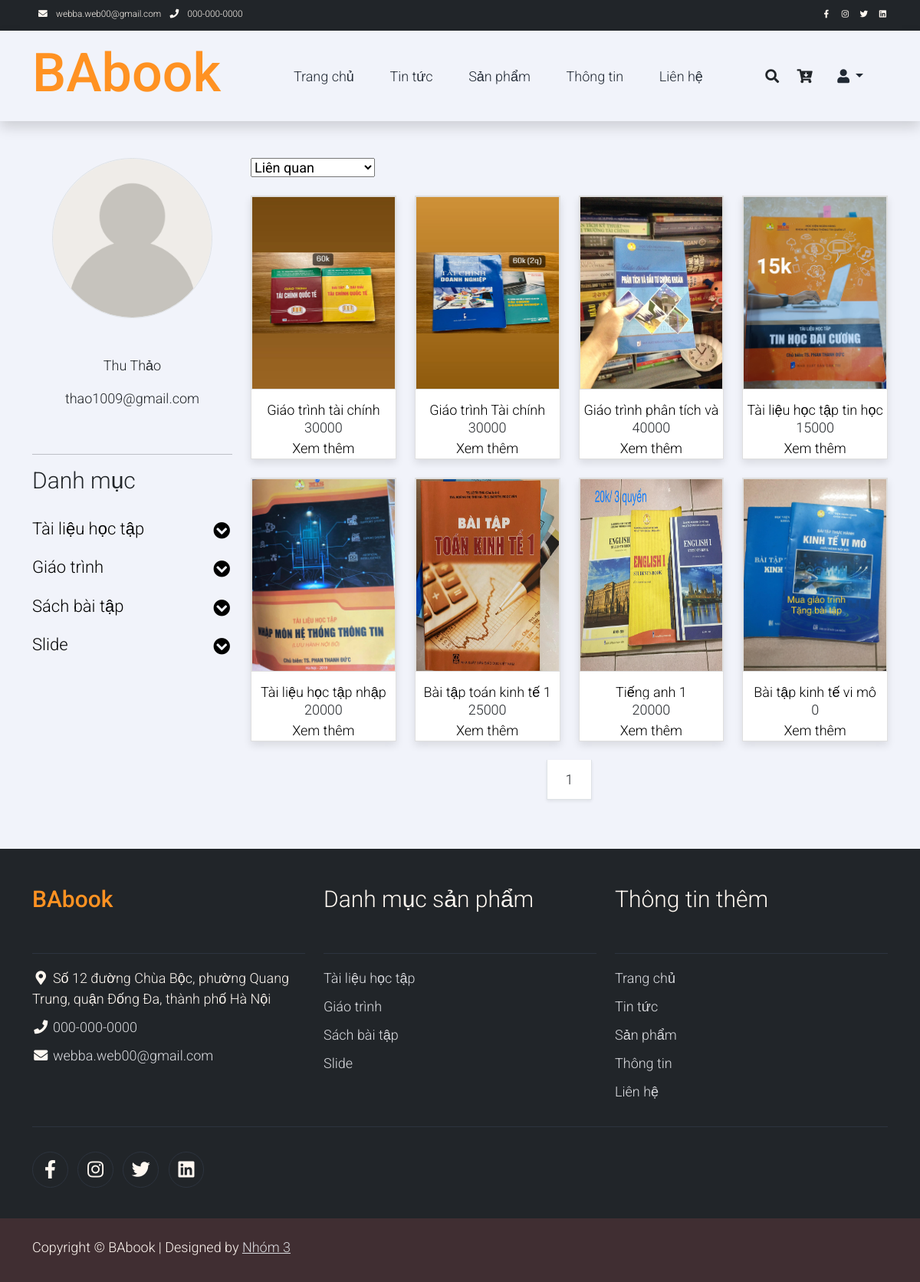
The page /nguoi_dang.php?id=40 on the database its author committed.
### tables this page shows
CREATE TABLE `user` (
  `user_id` int(11) NOT NULL,
  `user_hoten` varchar(200) NOT NULL,
  `email` varchar(100) NOT NULL,
  `sdt` varchar(20) NOT NULL,
  `dia_chi` varchar(300) DEFAULT NULL,
  `password` varchar(32) NOT NULL,
  `created_at` timestamp NOT NULL DEFAULT current_timestamp()
);

CREATE TABLE `danhmucsp` (
  `dm_id` int(11) NOT NULL,
  `dm_ten_danh_muc` varchar(200) NOT NULL,
  `dm_anh_minh_hoa` varchar(200) DEFAULT NULL
);

CREATE TABLE `sanpham` (
  `sp_id` int(11) NOT NULL,
  `dm_id` int(11) NOT NULL,
  `tl_id` int(11) NOT NULL,
  `sp_tensp` varchar(250) NOT NULL,
  `sp_anh_minh_hoa` varchar(500) DEFAULT NULL,
  `sp_gia` int(11) NOT NULL,
  `sp_mo_ta` text DEFAULT NULL,
  `sp_tinh_trang` varchar(100) DEFAULT NULL,
  `sp_namxb` int(11) DEFAULT NULL,
  `sp_soluong` int(11) DEFAULT NULL,
  `so_luot_xem` int(11) DEFAULT NULL,
  `user_id_b` int(11) DEFAULT NULL,
  `created_at` datetime DEFAULT NULL
);

### nguoi_dang.php (the view, shortened to what this page needs)
<!DOCTYPE html>
<html lang="en">
<head>
    <link rel="stylesheet" href="assets/css/bootstrap.min.css">
    <link rel="stylesheet" href="assets/css/templatemo.css">
    <link rel="stylesheet" href="assets/css/fontawesome.min.css">
    <link rel="stylesheet" href="assets/css/custom.css">
</head>
<body>
    <?php
    $id=$_GET['id'];
    require('config.php');
    require('menu.php');
    $tl     = isset($_GET['id_tl'])? $_GET['id_tl'] : '';
    $dm     = isset($_GET['id_dm'])? $_GET['id_dm'] : '';
    $sapxep = isset($_GET['sort'])?  $_GET['sort'] : '';
    $so_sp_1_trang=20;
     if(isset($_GET['trang'])){
        $trang=$_GET['trang'];
        settype($trang, "int");
     }else{
        $trang=1;
     }
        $from=($trang-1)*$so_sp_1_trang;
    $sql="SELECT * FROM sanpham WHERE user_id_b='".$id."'";
    if($tl==''){
            $sql=$sql;
    } else{
            $sql=$sql."AND tl_id='".$tl."' ";
    }
    if($dm==''){
            $sql=$sql;
    } else
    {
            $sql=$sql."AND dm_id='".$dm."' ";
    }
    if ($sapxep == '') {
            $sql = $sql ."ORDER BY sp_id ";
    } else {
            $sql = $sql ."ORDER BY " .$sapxep;
    }
     $sql=$sql." LIMIT $from, $so_sp_1_trang" ;
    $san_pham=mysqli_query($con,$sql);
    ?>
    <div class="container py-5">
        <div class="row">
            <div class="col-lg-3">
                <div id="img-avt">
                    <?php
                        $sql_nguoi_dang="SELECT * FROM user WHERE user_id='".$id."'";
                        $nguoi_dang=mysqli_query($con,$sql_nguoi_dang);
                        $row_nguoi_dang=mysqli_fetch_array($nguoi_dang);
                    ?>
                    <h1 class="h2 pb-4 "><p style="text-align: center;"><img  src="assets/img/user.png" class="rounded-circle img-avt border" align="middle" ></p></h1>
                    <p style="text-align: center;"><?php echo $row_nguoi_dang['user_hoten'] ?></p>
                    <p style="text-align: center;"><?php echo $row_nguoi_dang['email'] ?></p>
                </div>
                <br>
                <hr>
                <h1 class="h2 pb-4" id="moveto">Danh mục</h1>
                <?php
                    $sql_dm= "SELECT DISTINCT dm_ten_danh_muc ,danhmucsp.dm_id FROM  danhmucsp  ";
                    $danh_muc=mysqli_query($con,$sql_dm);
                ?>
                <ul class="list-unstyled templatemo-accordion"  >
                    <?php
                        while ($row_dm=mysqli_fetch_array($danh_muc)) {
                    ?>
                    <li class="pb-3">
                        <a class="collapsed d-flex justify-content-between h3 text-decoration-none"  href="#">
                            <?php echo $row_dm['dm_ten_danh_muc'] ?>
                            <i class="fa fa-fw fa-chevron-circle-down mt-1" ></i>
                        </a>
                    </li>
                 <?php } ?>
                 </ul>
            </div>
            <div class="col-lg-9">
                <div class="row">
                    <div class="col-md-6 pb-4">
                        <div class="d-flex">
                            <select name="select-sort" class="select-sort" onchange="this.options[this.selectedIndex].value && (window.location = this.options[this.selectedIndex].value);">
                                <option value="nguoi_dang.php?id=<?php echo $id?>&id_tl=<?php echo $tl;?>&id_dm=<?php echo $dm ?>&sort=&trang=1"<?php if($sapxep=='') echo "selected"; ?>>Liên quan</option>
                            </select>
                        </div>
                    </div>
                </div>
                <div class="row ">
                    <?php
                while ($row = mysqli_fetch_array($san_pham)) {
                ;?>
                        <div class="col-md-3 col-sm-6 " >
                        <div class="card mb-4 product-wap rounded-0" >
                            <form method="POST" action="gio_hang.php" id="myform">
                            <div class="card rounded-0" >
                                <img class="card-img rounded-0 img-fluid" src="assets/img/<?php echo $row['sp_anh_minh_hoa'] ?>" style="height: 250px;" >
                            </div>
                        </form>
                            <div class="card-body">
                                    <div class="content hideContent text-decoration-none text-center" >
                                        <a href="shop-single.php?id=<?php echo $row['sp_id'] ?>" class="content hideContent text-decoration-none"><?php echo $row['sp_tensp']  ?>
                                        </a>
                                    </div>
                                    <p class="text-center mb-0"><?php echo $row['sp_gia']  ?></p>
                                    <div class="show-more text-center ">
                                        <a href="shop-single.php?id=<?php echo $row['sp_id'] ?>" class="h3 text-decoration-none">Xem thêm</a>
                                    </div>
                            </div>
                        </div>
                    </div>
                <?php
                    }
                ;?>
                </div>
                  <div div="row">
                    <ul class="pagination pagination-lg justify-content-center">
                    <?php
    $tong="SELECT * FROM sanpham WHERE user_id_b='".$id."'";
    if($tl==''){
            $tong=$tong;
    } else{
            $tong=$tong." AND tl_id='".$tl."' ";
    }
    if($dm==''){
            $tong=$tong;
    }else
    {
            $tong=$tong." AND dm_id='".$dm."' ";
    }
    if ($sapxep == '') {
            $tong = $tong ." ORDER BY sp_id ";
    } else {
            $tong = $tong ." ORDER BY " .$sapxep;
    }
     $tong=$tong;
                            $tong_sp = mysqli_query($con, $tong)->num_rows;
                            $so_trang= ceil($tong_sp/$so_sp_1_trang);
                            for ($t=1; $t <=$so_trang ; $t++) { ?>
                                    <li class="page-item ">
                                        <a class="page-link rounded-0 mr-3 shadow-sm border-top-0 border-left-0 text-dark" href="nguoi_dang.php?id=<?php echo $id?>&id_tl=<?php echo $tl?>&id_dm=<?php echo $dm?>&sort=<?php echo $sapxep?>&trang=<?php echo $t?>" tabindex="-1"><?php echo "$t" ?></a>
                    <?php  }?>
                    </ul>
                </div>
            </div>
        </div>
    </div>
    <?php require ('footer.php') ?>
</body>
</html>

### footer.php (shortened to what this page needs)
<footer class="bg-dark" id="tempaltemo_footer">
    <div class="container">
        <div class="row">
            <div class="col-md-4 pt-5">
                <h2 class="h2 text-success border-bottom pb-3 border-light logo">BAbook<br><br></h2>
                <ul class="list-unstyled text-light footer-link-list">
                    <li>
                        <i class="fas fa-map-marker-alt fa-fw"></i>
                        Số 12 đường Chùa Bộc, phường Quang Trung, quận Đống Đa, thành phố Hà Nội
                    </li>
                    <li>
                        <i class="fa fa-phone fa-fw"></i>
                        <a class="text-decoration-none" href="tel:000-000-0000">000-000-0000</a>
                    </li>
                    <li>
                        <i class="fa fa-envelope fa-fw"></i>
                        <a class="text-decoration-none" href="mailto:webba.web00@gmail.com"> webba.web00@gmail.com </a>
                    </li>
                </ul>
            </div>
            <div class="col-md-4 pt-5">
                <h2 class="h2 text-light border-bottom pb-3 border-light">Danh mục sản phẩm <br><br> </h2>
                <ul class="list-unstyled text-light footer-link-list">
                    <?php
                        $sql_dm="SELECT DISTINCT danhmucsp.dm_ten_danh_muc, danhmucsp.dm_id FROM danhmucsp ";
                        $danh_muc=mysqli_query($con,$sql_dm);
            while ($row_dm=mysqli_fetch_array($danh_muc)) {
                    ?>
                    <li><a class="text-decoration-none" href="shop.php?id_tl=&id_dm=<?php echo $row_dm['dm_id'] ?>&sort=&trang=1"><?php echo $row_dm['dm_ten_danh_muc'] ?></a></li>
                    <?php } ?>
                </ul>
            </div>
            <div class="col-md-4 pt-5">
                <h2 class="h2 text-light border-bottom pb-3 border-light">Thông tin thêm<br><br></h2>
                <ul class="list-unstyled text-light footer-link-list">
                    <li><a class="text-decoration-none" href="index.php">Trang chủ</a></li>
                    <li><a class="text-decoration-none" href="tin_tuc.php">Tin tức</a></li>
                    <li><a class="text-decoration-none" href="shop.php">Sản phẩm</a></li>
                    <li><a class="text-decoration-none" href="cau_hoi_thuong_gap.php">Thông tin</a></li>
                    <li><a class="text-decoration-none" href="contact.php">Liên hệ</a></li>
                </ul>
            </div>
        </div>
        <div class="row text-light mb-4">
            <div class="col-12 mb-3">
                <div class="w-100 my-3 border-top border-light"></div>
            </div>
            <div class="col-auto me-auto">
                <ul class="list-inline text-left footer-icons">
                    <li class="list-inline-item border border-light rounded-circle text-center">
                        <a class="text-light text-decoration-none" target="_blank" href="http://facebook.com/"><i class="fab fa-facebook-f fa-lg fa-fw"></i></a>
                    </li>
                    <li class="list-inline-item border border-light rounded-circle text-center">
                        <a class="text-light text-decoration-none" target="_blank" href="https://www.instagram.com/"><i class="fab fa-instagram fa-lg fa-fw"></i></a>
                    </li>
                    <li class="list-inline-item border border-light rounded-circle text-center">
                        <a class="text-light text-decoration-none" target="_blank" href="https://twitter.com/"><i class="fab fa-twitter fa-lg fa-fw"></i></a>
                    </li>
                    <li class="list-inline-item border border-light rounded-circle text-center">
                        <a class="text-light text-decoration-none" target="_blank" href="https://www.linkedin.com/"><i class="fab fa-linkedin fa-lg fa-fw"></i></a>
                    </li>
                </ul>
            </div>
        </div>
    </div>
    <div class="w-100 bg-black py-3">
        <div class="container">
            <div class="row pt-2">
                <div class="col-12">
                    <p class="text-left text-light">
                        Copyright &copy; BAbook
                        | Designed by <a rel="sponsored" href="index.php">Nhóm 3</a>
                    </p>
                </div>
            </div>
        </div>
    </div>
</footer>

### rows shown on the page
user: user_hoten "Thu Thảo", email "thao1009@gmail.com"
danhmucsp: dm_ten_danh_muc "Tài liệu học tập"
danhmucsp: dm_ten_danh_muc "Giáo trình"
danhmucsp: dm_ten_danh_muc "Sách bài tập"
danhmucsp: dm_ten_danh_muc "Slide"
sanpham: sp_anh_minh_hoa (picture), sp_tensp "Giáo trình tài chính…", sp_gia "30000"
sanpham: sp_anh_minh_hoa (picture), sp_tensp "Giáo trình Tài chính…", sp_gia "30000"
sanpham: sp_anh_minh_hoa (picture), sp_tensp "Giáo trình phân tích và…", sp_gia "40000"
sanpham: sp_anh_minh_hoa (picture), sp_tensp "Tài liệu học tập tin học…", sp_gia "15000"
sanpham: sp_anh_minh_hoa (picture), sp_tensp "Tài liệu học tập nhập…", sp_gia "20000"
sanpham: sp_anh_minh_hoa (picture), sp_tensp "Bài tập toán kinh tế 1", sp_gia "25000"
sanpham: sp_anh_minh_hoa (picture), sp_tensp "Tiếng anh 1", sp_gia "20000"
sanpham: sp_anh_minh_hoa (picture), sp_tensp "Bài tập kinh tế vi mô", sp_gia "0"
